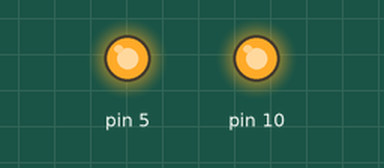
The sketch below on a simulated Arduino Uno, built with avr-gcc and run on an emulated ATmega328P. On the bench: output pins drawn as LEDs (lit = HIGH). No radio packets arrive unless stated.

Above: at 0.1 s.
At 1.0 s:
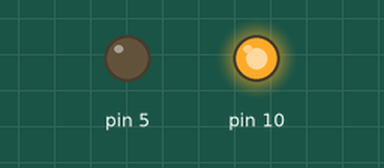
Timing chart, 0 to 2.5 s (numbered marks = the images above):
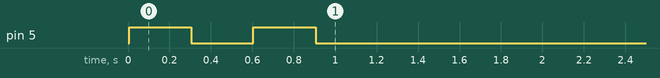

The sketch:

middlenode.ino
```cpp
/*
  Arduino Wireless Network - Multiple NRF24L01 Tutorial
        == Node 02 (Child of Master node 00) ==
*/

#include <RF24Network.h>
#include <RF24.h>
#include <SPI.h>

RF24 radio(7, 8);               // nRF24L01 (CE,CSN)
RF24Network network(radio);      // Include the radio in the network

const uint16_t this_node = 011;   // Address of our node in Octal format ( 04,031, etc)
const uint16_t master00 = 00;    // Address of the other node in Octal format

const unsigned long interval = 10;  //ms  // How often to send data to the other unit
unsigned long last_sent;            // When did we last send?

void setup() {
  SPI.begin();
  radio.begin();
  network.begin(90, this_node);  //(channel, node address)
  radio.setDataRate(RF24_2MBPS);
  pinMode(5, OUTPUT);
  digitalWrite(5, HIGH);   // turn the LED on (HIGH is the voltage level)
  delay(300);                       // wait for a second
  digitalWrite(5, LOW);
   delay(300);
  digitalWrite(5, HIGH);   // turn the LED on (HIGH is the voltage level)
  delay(300);                       // wait for a second
  digitalWrite(5, LOW);// turn the LED off by making the voltage LOW

}

void loop() {
  network.update();

}
```
